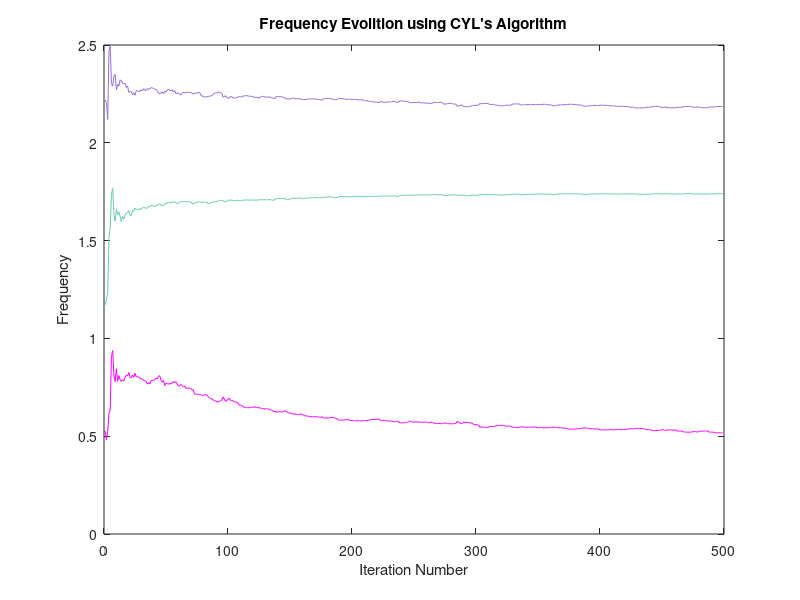

The MATLAB script that drew this image:
%% 

clc
clear
close all 

signalSize = 500;
numIter = 30;
mNoise = 0; sdNoise = 1;

y = zeros(signalSize,1);
e = normrnd(mNoise, sdNoise, signalSize, 1);

teta1 = zeros(numIter, signalSize); teta2 = zeros(numIter, signalSize); teta3 = zeros(numIter, signalSize);

for iter=1:numIter
    for t=1:signalSize
        y(t,1) = 2 * sin(0.5*t) + 2 * sin(t) + 2 * sin(1.99 * t) + e(t);
    end
    n = 3;

    yLen = size(y,1);

    %Initialization:
    tetaHatInit = [2.2180; 1.1708; 0.5236];
    aHatInit = [0; 0; 0];
    p = 0.1 * eye(n);
    alpha0 = 0.99; alphaInf = 0.995; alpha = 0.8;
    lambda0 = 0.91; lambdaInf = 1; lambda = 0.948;
    
    gamma = zeros(n,1);
    gammaPrev = zeros(n,1);
    yF = zeros(signalSize, 1);
    eF = zeros(signalSize, 1);
    eBar = zeros(signalSize, 1);
    tetaHat = zeros(n, signalSize); 
    aHat = zeros(n, signalSize);
    psi = zeros(n,1);

    for t=1:yLen
        %Step1:
        %Creating gamma
        for k=1:n-1
            if (t < k+1) && (t<(2*n-k)+1) 
                gamma(k,1) = 0;
            elseif (t < k+1) && (t>(2*n-k)) 
                gamma(k,1) = - y(t-2*n+k) + (alpha ^ (2*n-k)) * eBar(t-2*n+k);
            elseif (t > k) && (t<(2*n-k)+1) 
                gamma(k,1) = - y(t-k) + (alpha ^ k) * eBar(t-k);
            elseif (t > k) && (t>(2*n-k)) 
                gamma(k,1) = - y(t-k) - y(t-2*n+k) + (alpha ^ k) * eBar(t-k) + (alpha ^ (2*n-k)) * eBar(t-2*n+k);
            end
        end
        if t > n
           gamma(n,1) = -y(t-n) + (alpha^n) * eBar(t-n);
        else
            gamma(n,1) = 0;
        end
        %Prediction error
        if t == 1
            eHat = y(t) - gamma.' * aHatInit;
        else
            if t < 2*n+1
                eHat = y(t) - (gamma.') * aHat(:,t-1);
            else
                eHat = y(t) + y(t-2*n) - (alpha ^ (2*n)) * eBar(t-2*n) - (gamma.') * aHat(:,t-1); 
            end
        end

        %Step2:
        %Jacobian Matrix
        Jm = zeros(n,n);
        if t == 1
            Jm(1,:) = (2 * sin(tetaHatInit(:,1))).';
            for i=1:n
                Jm(2,i) = 2 * Jm(1,i) * cos(tetaHatInit(i,1)) + 2 * aHatInit(1,1) * sin(tetaHatInit(i,1));
                Jm(3,i) = 2 * Jm(2,i) * cos(tetaHatInit(i,1)) - Jm(1,i) + 2 * aHatInit(2,1) * sin(tetaHatInit(i,1));
            end
        else
            Jm(1,:) = (2 * sin(tetaHat(:,t-1))).';
            for i=1:n
                Jm(2,i) = 2 * Jm(1,i) * cos(tetaHat(i,t-1)) + 2 * aHat(1,t-1) * sin(tetaHat(i,t-1));
                Jm(3,i) = 2 * Jm(2,i) * cos(tetaHat(i,t-1)) - Jm(1,i) + 2 * aHat(2,t-1) * sin(tetaHat(i,t-1));
            end
        end
        
        %Step3:
        %Derivative vector calculation:
        %eF and yF creation
        if t == 1
            yF(t) = y(t);
            eF(t) = eBar(t);
        elseif t == 2
            yF(t) = y(t) - aHat(1,t-1) * alpha * yF(t-1);
            eF(t) = eBar(t) - aHat(1,t-1) * alpha * eF(t-1);
        elseif t == 3
            yF(t) = y(t) - aHat(1,t-1) * alpha * yF(t-1) - aHat(2,t-1) * (alpha^2) * yF(t-2);
            eF(t) = eBar(t) - aHat(1,t-1) * alpha * eF(t-1) - aHat(2,t-1) * (alpha^2) * eF(t-2);
        elseif t == 4
            yF(t) = y(t) - aHat(1,t-1) * alpha * yF(t-1) - aHat(2,t-1) * (alpha^2) * yF(t-2) - aHat(3,t-1) * (alpha^3) * yF(t-3);
            eF(t) = eBar(t) - aHat(1,t-1) * alpha * eF(t-1) - aHat(2,t-1) * (alpha^2) * eF(t-2) - aHat(3,t-1) * (alpha^3) * eF(t-3);
        elseif t == 5
            yF(t) = y(t) - aHat(1,t-1) * alpha * yF(t-1) - aHat(2,t-1) * (alpha^2) * yF(t-2) - aHat(3,t-1) * (alpha^3) * yF(t-3) - aHat(2,t-1) * (alpha^4) * yF(t-4);
            eF(t) = eBar(t) - aHat(1,t-1) * alpha * eF(t-1) - aHat(2,t-1) * (alpha^2) * eF(t-2) - aHat(3,t-1) * (alpha^3) * eF(t-3) - aHat(2,t-1) * (alpha^4) * eF(t-4);
        elseif t == 6
            yF(t) = y(t) - aHat(1,t-1) * alpha * yF(t-1) - aHat(2,t-1) * (alpha^2) * yF(t-2) - aHat(3,t-1) * (alpha^3) * yF(t-3) - aHat(2,t-1) * (alpha^4) * yF(t-4) - aHat(1,t-1) * (alpha^5) * yF(t-5);
            eF(t) = eBar(t) - aHat(1,t-1) * alpha * eF(t-1) - aHat(2,t-1) * (alpha^2) * eF(t-2) - aHat(3,t-1) * (alpha^3) * eF(t-3) - aHat(2,t-1) * (alpha^4) * eF(t-4) - aHat(1,t-1) * (alpha^5) * eF(t-5);
        else
            yF(t) = y(t) - aHat(1,t-1) * alpha * yF(t-1) - aHat(2,t-1) * (alpha^2) * yF(t-2) - aHat(3,t-1) * (alpha^3) * yF(t-3) - aHat(2,t-1) * (alpha^4) * yF(t-4) - aHat(1,t-1) * (alpha^5) * yF(t-5) - (alpha^6) * yF(t-6);
            eF(t) = eBar(t) - aHat(1,t-1) * alpha * eF(t-1) - aHat(2,t-1) * (alpha^2) * eF(t-2) - aHat(3,t-1) * (alpha^3) * eF(t-3) - aHat(2,t-1) * (alpha^4) * eF(t-4) - aHat(1,t-1) * (alpha^5) * eF(t-5) - (alpha^6) * eF(t-6);
        end

        %Gamma creation:
        if t < 3
            gammaPrev(:,1) = 0;
        elseif t == 3
            gammaPrev(:,1) = 0;
            gammaPrev(1,1) = - yF(t-2) + alphaPrev * eF(t-2);
        elseif t == 4
            gammaPrev(1,1) = - yF(t-2) + alphaPrev * eF(t-2);
            gammaPrev(2,1) = - yF(t-3) + (alphaPrev^2) * eF(t-3);
            gammaPrev(3,1) = 0;
        elseif t == 5
            gammaPrev(1,1) = - yF(t-2) + alphaPrev * eF(t-2);
            gammaPrev(2,1) = - yF(t-3) + (alphaPrev^2) * eF(t-3);
            gammaPrev(3,1) = - yF(t-4) + (alphaPrev^3) * eF(t-4);
        elseif t == 6
            gammaPrev(1,1) = - yF(t-2) + alphaPrev * eF(t-2);
            gammaPrev(2,1) = - yF(t-3) + (alphaPrev^2) * eF(t-3) - yF(t-5) + (alphaPrev^4) * eF(t-5);
            gammaPrev(3,1) = - yF(t-4) + (alphaPrev^3) * eF(t-4);
        else
            gammaPrev(1,1) = - yF(t-2) + alphaPrev * eF(t-2) - yF(t-6) + (alphaPrev^5) * eF(t-6);
            gammaPrev(2,1) = - yF(t-3) + (alphaPrev^2) * eF(t-3) - yF(t-5) + (alphaPrev^4) * eF(t-5);
            gammaPrev(3,1) = - yF(t-4) + (alphaPrev^3) * eF(t-4); 
        end

        psi = Jm * gammaPrev;

        %Step4
        %Parameter updating
        k = (p * psi) / (lambda + (psi.') * p * psi);
        p = (p - k * (psi.') * p) / lambda;
        if t==1
            tetaHat(:,t) = tetaHatInit(:,1) + k * eHat;
        else
            tetaHat(:,t) = tetaHat(:,t-1) + k * eHat;
        end

        %Step5:
        %Conversion of teta to a
        aHat(1,t) = -2 * sum(cos(tetaHat(:,t)),1);
        aHat(2,t) = 3 + 4 * cos(tetaHat(3,t)) * (cos(tetaHat(1,t))+cos(tetaHat(2,t))) + 4 * cos(tetaHat(1,t)) * cos(tetaHat(2,t));
        aHat(3,t) = -4 * cos(tetaHat(1,t)) - 4 * cos(tetaHat(2,t)) - 4 * cos(tetaHat(3,t)) * (1+2*cos(tetaHat(1,t))*cos(tetaHat(2,t)));

        %Step6:
        %Posteriori prediction error
        if t < 2*n+1
            eBar(t) = y(t) - gamma.' * aHat(:,t);
        else
            eBar(t) = y(t) + y(t-2*n) - (alpha ^ (2*n)) * eBar(t-2*n) - gamma.' * aHat(:,t); 
        end

        %Step7:
        %Constant updaing
        alphaPrev = alpha;
        alpha = alphaInf - (alphaInf - alpha) * alpha0;
        lambda = lambdaInf - (lambdaInf - lambda) * lambda0;
    end   
    teta1(iter,:) = abs(tetaHat(1,:));
    teta2(iter,:) = abs(tetaHat(2,:));
    teta3(iter,:) = abs(tetaHat(3,:));
end

expTeta1 = sum(teta1,1)/numIter;
expTeta2 = sum(teta2,1)/numIter;
expTeta3 = sum(teta3,1)/(numIter);


figure

nExpTeta1 = 0:size(expTeta1,2)-1;
plot(nExpTeta1, expTeta1, 'Color', [147/255, 112/255, 219/255]);

hold on 
nExpTeta2 = 0:size(expTeta2,2)-1;
plot(nExpTeta2, expTeta2, 'Color', [102/255, 205/255, 170/255]);

nExpTeta3 = 0:size(expTeta3,2)-1;
plot(nExpTeta3, expTeta3, 'Color', [255/255, 0/255, 255/255]);

title('Frequency Evolition using CYL''s Algorithm');
xlabel('Iteration Number');
ylabel('Frequency');

hold off

